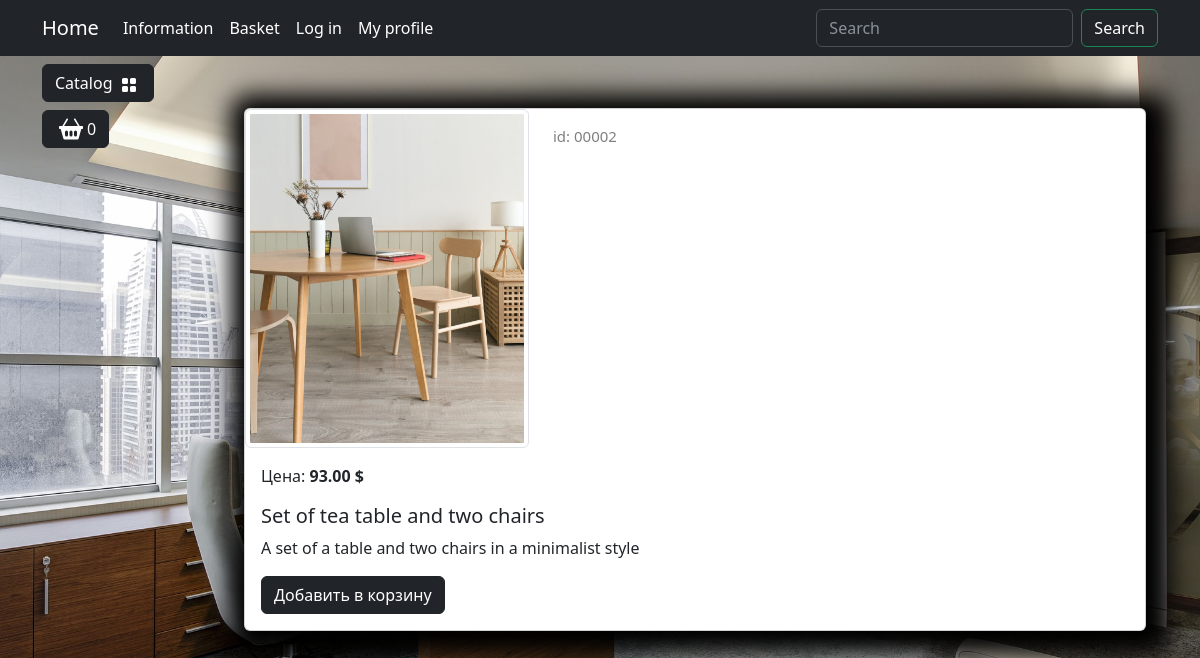
Page /catalog/product/set-of-tea-table-and-two-chairs/ on the committed database.
### goods/models.py (models this page shows, shortened)
class Products(models.Model):
    name = models.CharField(max_length=150, unique=True)
    slug = models.SlugField(max_length=200, unique=True, blank=True, null=True)
    description = models.TextField(blank=True, null=True)
    image = models.ImageField(upload_to='goods_images', blank=True, null=True)
    price = models.DecimalField(default=0.00,max_digits=7, decimal_places=2)
    discount = models.DecimalField(default=0.00,max_digits=4, decimal_places=2)
    quantity = models.PositiveIntegerField(default=0)
    category = models.ForeignKey(to=Category, on_delete=models.CASCADE)
    class Meta:
        db_table = 'product'
        ordering = ('id',)
    def display_id(self):
        return  f'{self.id:05}'
    def sell_price(self):
        if self.discount:
            return round(self.price - self.price * self.discount/100, 2)
        return self.price

### goods/views.py (the view)
# urls.py: path('product/<slug:product_slug>/', views.product, name='product'),
def product(request, product_slug) -> HttpResponse:
    product = Products.objects.get(slug=product_slug)
    context = {
        'product': product
    }
    return render(request, 'goods/product.html', context=context)

### goods/templatetags/goods_tags.py (called while the page is built)
@register.simple_tag()
def tag_categories():
    return  Category.objects.all()

### goods/templates/goods/product.html (shortened to what this page needs)
{% extends "main/base.html" %}
{% load static  %}
{% block content %}
    <div class="container mt-5">
        <div class="card mb-4 custom-shadow">
            <div class="row">
                <div class="col-md-4">
                    <img src="{{ product.image.url }}"
                        class="img-thumbnail" data-bs-toggle="modal" data-bs-target="#imageModal1">
                </div>
                <div class="col-md-4 ">
                    <p class="product_id mt-3">id: {{ product.display_id }}</p>
                </div>
            </div>
            <div class="card-body">
                <p class="card-text">Цена: <strong>{{ product.sell_price }} $</strong></p>
                <h5 class="card-title">{{ product.name }}</h5>
                <p class="card-text">{{ product.description }}</p>
                <a href="#" class="btn btn-dark add-to-cart">Добавить в корзину</a>
            </div>
        </div>
        </div>
{% endblock %}

### static/deps/css/my_css.css (style rules this page uses)
body { background-image: url("../images/bg-image.jpg"); background-repeat: no-repeat; background-attachment: fixed; background-position: center center; background-size: cover; height: 100%; }
.custom-shadow { box-shadow: 5px 5px 25px 19px #000000; }
.product_id { color: gray; font-size: 15px; }

### rows in the picture
Products: image (picture), display_id "00002", sell_price "93.00", name "Set of tea table and two chairs", description "A set of a table and two chairs in a minimalist style"
